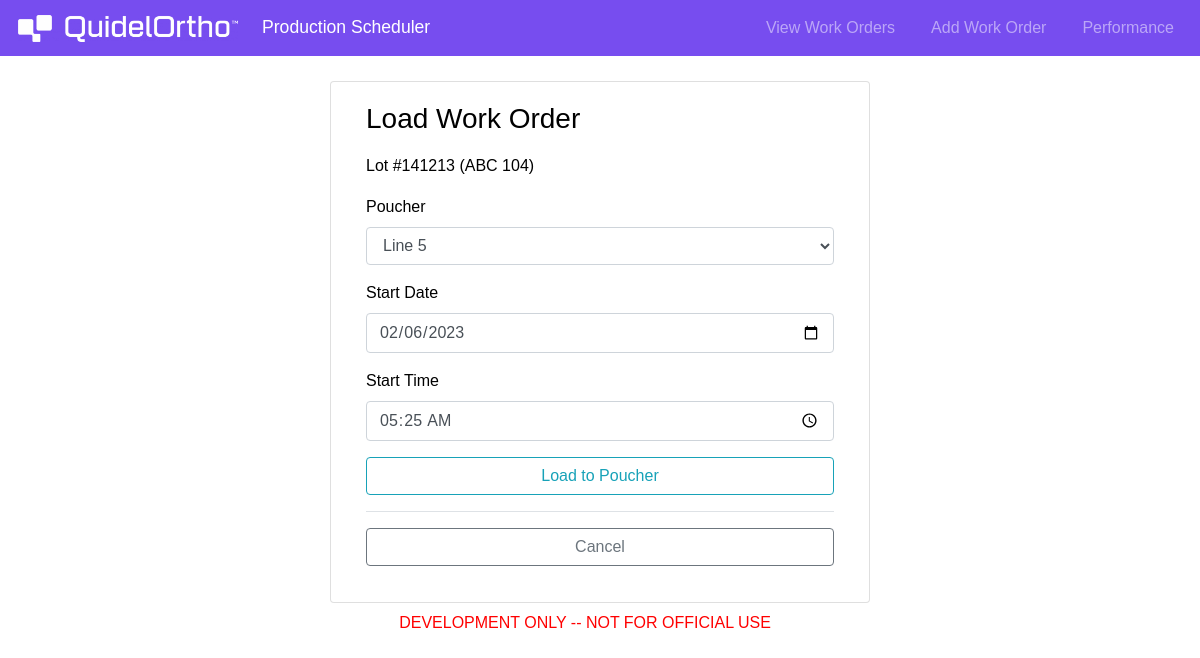
Page /load-work-order/141213 on the committed database.
### application/models.py (models this page shows, shortened)
class WorkOrders(db.Model):
    product = db.Column(db.String(30), nullable=False)
    product_name = db.Column(db.String(30), nullable=False)
    short_name = db.Column(db.String(10), nullable=False)
    item_number = db.Column(db.String(30), nullable=False)
    lot_id = db.Column(db.String(5), nullable=False)
    lot_number = db.Column(db.Integer, primary_key=True)
    strip_lot_number = db.Column(db.Integer, nullable=False, unique=True)
    strip_qty = db.Column(db.Integer, nullable=False)
    standard_rate = db.Column(db.Integer, nullable=False)
    standard_time = db.Column(db.Integer, nullable=False)
    status = db.Column(db.String(30), nullable=False, default='Parking Lot')
    add_datetime = db.Column(db.DateTime, nullable=False, default=dt.utcnow)
    load_datetime = db.Column(db.DateTime)
    line = db.Column(db.Integer)
    start_datetime = db.Column(db.DateTime)
    end_datetime = db.Column(db.DateTime)
    pouched_qty = db.Column(db.Integer, nullable=False, default=0)
    remaining_qty = db.Column(db.Integer, nullable=False)
    remaining_time = db.Column(db.Integer, nullable=False)
    log = db.Column(db.Text, default=f'Created {add_datetime}')

### application/routes.py (the view, shortened to what this page needs)
@app.route('/load-work-order/<int:lot_number>', methods=['GET', 'POST'])
def load_work_order(lot_number: int) -> str:
    work_order = db.get_or_404(WorkOrders, lot_number)
    form = LoadWorkOrderForm()
    return render_template(
        'load-work-order.html.jinja', title='Load Work Order',
        form=form, work_order=work_order
        )

### application/forms.py
class LoadWorkOrderForm(FlaskForm):
    line = SelectField(
        'Poucher', validators=[DataRequired()],
        choices=[
            ('5', 'Line 5'),
            ('6', 'Line 6'),
            ('7', 'Line 7'),
            ('8', 'Line 8'),
            ('9', 'Line 9')
            ]
        )
    priority = RadioField(
        validators=[DataRequired()],
        choices=[
            ('replace_job', 'Replace current work order'),
            ('schedule_next', 'Schedule after current work order'),
            ('schedule_append', 'Schedule after all work orders')
        ], default='schedule_append'
    )
    start_date = DateField(
        'Start Date', validators=[DataRequired()],
        default=dt.now().date()
    )
    start_time = TimeField(
        'Start Time', validators=[DataRequired()],
        default=dt.now().time()
    )
    submit = SubmitField('Load to Poucher')

### application/templates/load-work-order.html.jinja (shortened to what this page needs)
{% extends 'layout.html.jinja' %}
{% block content %}
<div class="card card-style mb-2 col-sm-10 col-md-8 col-lg-6" style="max-width: 540px;">
    <h3 class="card-title">Load Work Order</h3>
    <h3 class="sub card-title">Lot #{{ work_order.lot_number }} ({{ work_order.short_name }} {{ work_order.lot_id }})</h3>
    <div class="card-body">
        <form action="" method="POST" novalidate>
            <fieldset class="form-group">
                <div class="form-group">
                    {{ form.line.label(class="form-control-label") }}
                    {{ form.line(class="form-control form-control-md") }}
                </div>
                <div class="form-group">
                    {{ form.start_date.label(class="form-control-label") }}
                    {{ form.start_date(class="form-control form-control-md") }}
                </div>
                <div class="form-group">
                    {{ form.start_time.label(class="form-control-label") }}
                    {{ form.start_time(class="form-control form-control-md") }}
                </div>
                <div class="form-group border-bottom pb-3">
                    {{ form.submit(class="btn btn-outline-info", style="width: 100%")}}
                </div>
                <div>
                    <a href="{{ url_for('index') }}"
                            class="btn btn-outline-secondary" style="width: 100%">Cancel</a>
                </div>
            </fieldset>
        </form>
    </div>
</div>
{% endblock %}

### application/static/style.css (style rules this page uses)
:root { --q-purple: #774def; --flu: #55d000; --abc: #ff00ff; --sars: #ff0000; --rsv: #ffa500; --strep_aplus: #9400d3; --strep_inline: #00bfff; --other: #aaaaaa; }
body { background-color: #fff; color: #000; }
a { color: unset; text-decoration: unset; }
.card-title { margin-top: 20px; margin-left: 20px; margin-bottom: 0px; }
h3.sub { font-size: 100%; }

### rows in the picture
WorkOrders: lot_number "141213", short_name "ABC", lot_id "104"
